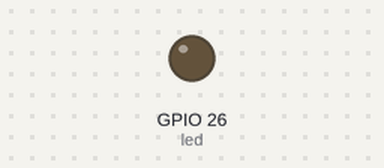
A program run on a simulated Raspberry Pi (BCM pin numbers). Shown: output pins drawn as LEDs (lit = HIGH).

Above: at 0.05 s.
At 1.3 s:
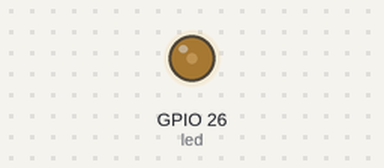
At 2.55 s:
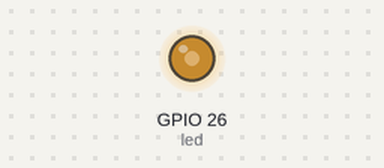
At 5.05 s:
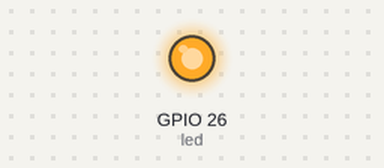
Timing chart, 0 to 6.6 s (numbered marks = the images above):
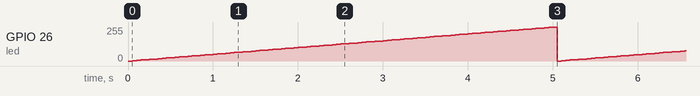

Measured:
- by itself, GPIO 26 (led): ramps from 0/255 to 255/255 and jumps back, once every 5.1 s

The program:

pwn-led.py
```python
import RPi.GPIO as GPIO
import time
GPIO.setmode(GPIO.BCM)
led = 26
GPIO.setup(led, GPIO.OUT)
pwm = GPIO.PWM(led, 200)
duty = 0.0
pwm.start(duty)
while True:
    pwm.ChangeDutyCycle(duty)
    time.sleep(0.05)

    duty += 1.0
    if duty > 100.0:
        duty = 0.0
```
